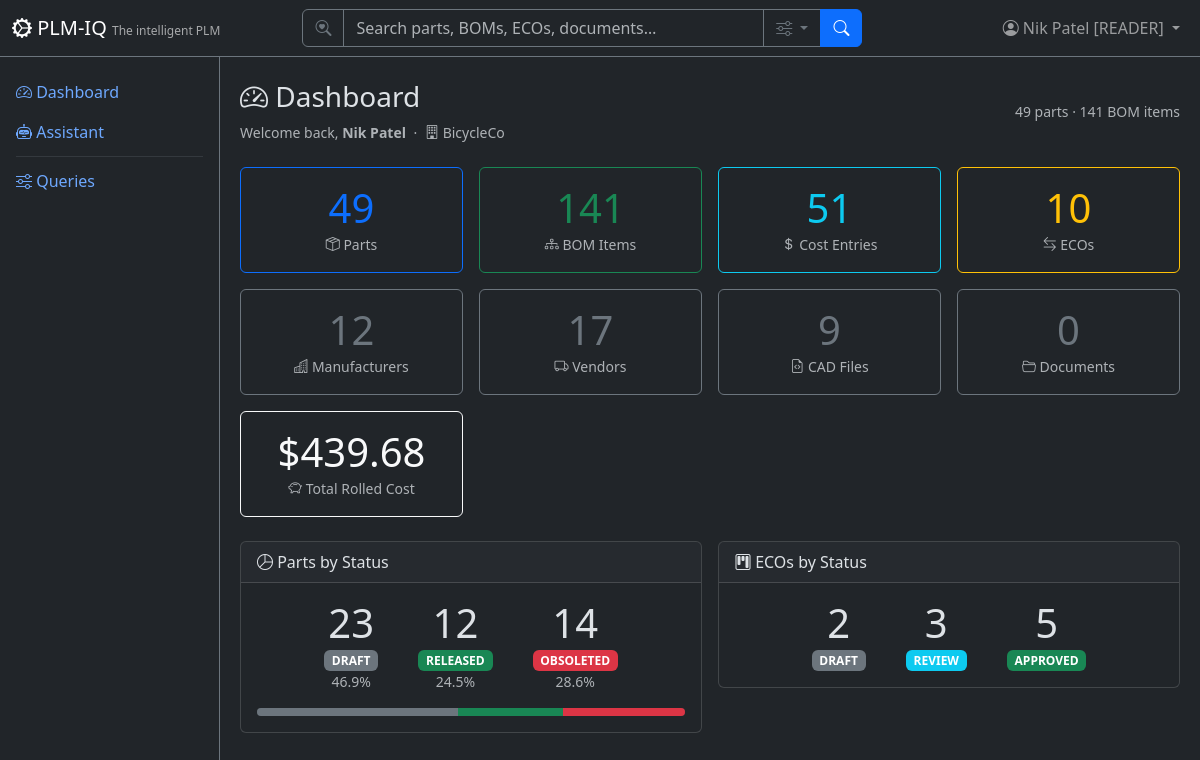
Screenshot of / (signed in) with the database file from the repository.
### app/models/tenant_user.py (models this page shows)
class User(Base):
    __tablename__ = "users"
    user_id = Column("user_id", Integer, primary_key=True, autoincrement=True)
    username = Column("username", String, unique=True, nullable=False)
    full_name = Column("full_name", String, nullable=False)
    email = Column("email", String)
    password_hash = Column("password_hash", String, nullable=False, default="")
    tenant_id = Column("tenant_id", Integer, ForeignKey("tenants.tenant_id"), nullable=False, default=1)
    is_active = Column("is_active", Boolean, default=True)
    created_date = Column("created_date", String)
    role = Column("role", String, default="reader")
    tenant = relationship("Tenant", back_populates="users")
    favorites = relationship("Favorite", back_populates="user")

class Tenant(Base):
    __tablename__ = "tenants"
    tenant_id = Column("tenant_id", Integer, primary_key=True, autoincrement=True)
    tenant_name = Column("tenant_name", String, unique=True, nullable=False)
    subdomain = Column("subdomain", String, unique=True, nullable=True)
    description = Column("description", String)
    created_date = Column("created_date", String)
    role = Column("role", String, default="reader")
    is_active = Column("is_active", Boolean, default=True)
    users = relationship("User", back_populates="tenant")
    parts = relationship("Part", back_populates="tenant")
    favorites = relationship("Favorite", back_populates="tenant")

### app/models/eco.py (models this page shows)
class EngineeringChangeOrder(Base):
    __tablename__ = "engineering_change_orders"
    eco_number = Column("eco_number", String, primary_key=True)
    eco_title = Column("eco_title", String, nullable=False)
    eco_description = Column("eco_description", String)
    eco_status = Column("eco_status", String, nullable=False, default="DRAFT")
    part_number = Column("part_number", String, ForeignKey("parts.part_number"), nullable=False)
    current_revision = Column("current_revision", String)
    new_revision = Column("new_revision", String)
    affected_bom_level = Column("affected_bom_level", Integer)
    change_type = Column("change_type", String)
    change_detail = Column("change_detail", String)
    change_drafter = Column("change_drafter", Integer, ForeignKey("users.user_id"))
    change_approver = Column("change_approver", Integer, ForeignKey("users.user_id"))
    drafted_date = Column("drafted_date", String)
    approved_date = Column("approved_date", String)
    implemented_date = Column("implemented_date", String)
    new_status = Column("new_status", String)
    tenant_id = Column("tenant_id", Integer, ForeignKey("tenants.tenant_id"), nullable=False, default=1)
    part = relationship("Part", back_populates="eco_items")

### app/routers/dashboard.py (the view)
@router.get("/", response_class=HTMLResponse, include_in_schema=False)
def dashboard(request: Request, db: Session = Depends(get_db)):
    user = require_user(request, db)
    ctx = auth_context(request, db)
    part_count = db.query(func.count(Part.part_number)).scalar() or 0
    bom_count = db.query(func.count(BomItem.id)).scalar() or 0
    costing_count = db.query(func.count(CostingBomItem.id)).scalar() or 0
    eco_count = db.query(func.count(EngineeringChangeOrder.eco_number)).scalar() or 0
    aml_count = db.query(func.count(ApprovedManufacturer.id)).scalar() or 0
    avl_count = db.query(func.count(ApprovedVendor.id)).scalar() or 0
    cad_count = db.query(func.count(CadMetadata.id)).scalar() or 0
    document_count = db.query(func.count(Document.id)).scalar() or 0
    status_breakdown = dict(
        db.query(Part.status, func.count(Part.part_number))
        .group_by(Part.status)
        .all()
    )
    eco_status = dict(
        db.query(EngineeringChangeOrder.eco_status, func.count(EngineeringChangeOrder.eco_number))
        .group_by(EngineeringChangeOrder.eco_status)
        .all()
    )
    total_cost = (
        db.query(func.sum(CostingBomItem.rolled_total))
        .filter(CostingBomItem.level == 0)
        .scalar()
    ) or 0
    favorites = db.query(Favorite).filter(Favorite.user_id == user.user_id).all()
    enriched_favorites = []
    for fav in favorites:
        detail = None
        if fav.object_type == "part":
            part = db.query(Part).filter(Part.part_number == fav.object_id).first()
            if part:
                detail = {"name": part.part_name, "url": f"/parts/{part.part_number}"}
        elif fav.object_type == "document":
            doc = db.query(Document).filter(Document.id == int(fav.object_id)).first()
            if doc:
                detail = {"name": doc.title or doc.name, "url": f"/documents/{doc.id}"}
        elif fav.object_type == "eco":
            eco = db.query(EngineeringChangeOrder).filter(EngineeringChangeOrder.eco_number == fav.object_id).first()
            if eco:
                detail = {"name": eco.eco_title, "url": f"/eco/{eco.eco_number}"}
        if detail:
            enriched_favorites.append({
                "object_type": fav.object_type,
                "object_id": fav.object_id,
                "name": detail["name"],
                "url": detail["url"],
                "created_date": fav.created_date,
            })
    return HTMLResponse(content=render(
        "dashboard.html",
        **ctx,
        part_count=part_count,
        bom_count=bom_count,
        costing_count=costing_count,
        eco_count=eco_count,
        aml_count=aml_count,
        avl_count=avl_count,
        cad_count=cad_count,
        document_count=document_count,
        status_breakdown=status_breakdown,
        eco_status=eco_status,
        total_cost=total_cost,
        statuses=["DRAFT", "RELEASED", "OBSOLETED"],
        eco_statuses=["DRAFT", "REVIEW", "APPROVED"],
        favorites=enriched_favorites,
    ))

### app/templates/dashboard.html (shortened to what this page needs)
{% extends "base.html" %}
{% block content %}
<div class="d-flex justify-content-between align-items-center mb-4">
    <div>
        <h3><i class="bi bi-speedometer2"></i> Dashboard</h3>
        {% if current_user %}
        <p class="text-muted mb-0 small">
            Welcome back, <strong>{{ current_user.full_name }}</strong>
            <span class="mx-1">·</span>
            <i class="bi bi-building"></i> {{ current_tenant.tenant_name if current_tenant else '—' }}
        </p>
        {% endif %}
    </div>
    <span class="text-muted small">{{ part_count }} parts · {{ bom_count }} BOM items</span>
</div>
<div class="row g-3 mb-4">
    <div class="col-md-3 col-6">
        <a href="/parts?q=&status=RELEASED" class="text-decoration-none d-block">
            <div class="card stat-card border-primary h-100">
                <div class="card-body text-center">
                    <h1 class="text-primary mb-0">{{ part_count }}</h1>
                    <small class="text-muted"><i class="bi bi-box-seam"></i> Parts</small>
                </div>
            </div>
        </a>
    </div>
    <div class="col-md-3 col-6">
        <a href="/bom" class="text-decoration-none d-block">
            <div class="card stat-card border-success h-100">
                <div class="card-body text-center">
                    <h1 class="text-success mb-0">{{ bom_count }}</h1>
                    <small class="text-muted"><i class="bi bi-diagram-3"></i> BOM Items</small>
                </div>
            </div>
        </a>
    </div>
    <div class="col-md-3 col-6">
        <a href="/costing" class="text-decoration-none d-block">
            <div class="card stat-card border-info h-100">
                <div class="card-body text-center">
                    <h1 class="text-info mb-0">{{ costing_count }}</h1>
                    <small class="text-muted"><i class="bi bi-currency-dollar"></i> Cost Entries</small>
                </div>
            </div>
        </a>
    </div>
    <div class="col-md-3 col-6">
        <a href="/eco" class="text-decoration-none d-block">
            <div class="card stat-card border-warning h-100">
                <div class="card-body text-center">
                    <h1 class="text-warning mb-0">{{ eco_count }}</h1>
                    <small class="text-muted"><i class="bi bi-arrow-left-right"></i> ECOs</small>
                </div>
            </div>
        </a>
    </div>
    <div class="col-md-3 col-6">
        <a href="/aml" class="text-decoration-none d-block">
            <div class="card stat-card border-secondary h-100">
                <div class="card-body text-center">
                    <h1 class="text-secondary mb-0">{{ aml_count }}</h1>
                    <small class="text-muted"><i class="bi bi-buildings"></i> Manufacturers</small>
                </div>
            </div>
        </a>
    </div>
    <div class="col-md-3 col-6">
        <a href="/avl" class="text-decoration-none d-block">
            <div class="card stat-card border-secondary h-100">
                <div class="card-body text-center">
                    <h1 class="text-secondary mb-0">{{ avl_count }}</h1>
                    <small class="text-muted"><i class="bi bi-truck"></i> Vendors</small>
                </div>
            </div>
        </a>
    </div>
    <div class="col-md-3 col-6">
        <a href="/cad" class="text-decoration-none d-block">
            <div class="card stat-card border-secondary h-100">
                <div class="card-body text-center">
                    <h1 class="text-secondary mb-0">{{ cad_count }}</h1>
                    <small class="text-muted"><i class="bi bi-file-earmark-code"></i> CAD Files</small>
                </div>
            </div>
        </a>
    </div>
    <div class="col-md-3 col-6">
        <a href="/documents" class="text-decoration-none d-block">
            <div class="card stat-card border-secondary h-100">
                <div class="card-body text-center">
                    <h1 class="text-secondary mb-0">{{ document_count }}</h1>
                    <small class="text-muted"><i class="bi bi-folder2-open"></i> Documents</small>
                </div>
            </div>
        </a>
    </div>
    <div class="col-md-3 col-6">
        <a href="/costing" class="text-decoration-none d-block">
            <div class="card stat-card border-light h-100">
                <div class="card-body text-center">
                    <h1 class="text-light mb-0">{{ total_cost|currency }}</h1>
                    <small class="text-muted"><i class="bi bi-piggy-bank"></i> Total Rolled Cost</small>
                </div>
            </div>
        </a>
    </div>
</div>
<div class="row g-3">
    <div class="col-md-6">
        <a href="/parts" class="text-decoration-none d-block">
        <div class="card h-100">
            <div class="card-header"><i class="bi bi-pie-chart"></i> Parts by Status</div>
            <div class="card-body">
                <div class="d-flex gap-2 justify-content-center">
                    {% for s in statuses %}
                    {% set count = status_breakdown.get(s, 0) %}
                    {% set pct = (count / part_count * 100) if part_count > 0 else 0 %}
                    <div class="text-center px-3">
                        <div class="display-6">{{ count }}</div>
                        <span class="badge bg-{% if s == 'DRAFT' %}secondary{% elif s == 'RELEASED' %}success{% else %}danger{% endif %} badge-status">{{ s }}</span>
                        <div class="small text-muted">{{ "%.1f"|format(pct) }}%</div>
                    </div>
                    {% endfor %}
                </div>
                <div class="progress mt-3" style="height: 8px;">
                    {% for s in statuses %}
                    {% set count = status_breakdown.get(s, 0) %}
                    {% set pct = (count / part_count * 100) if part_count > 0 else 0 %}
                    <div class="progress-bar bg-{% if s == 'DRAFT' %}secondary{% elif s == 'RELEASED' %}success{% else %}danger{% endif %}"
                         style="width: {{ pct }}%"></div>
                    {% endfor %}
                </div>
            </div>
        </div>
        </a>
    </div>
    <div class="col-md-6">
        <a href="/eco" class="text-decoration-none d-block">
        <div class="card h-100">
            <div class="card-header"><i class="bi bi-kanban"></i> ECOs by Status</div>
            <div class="card-body">
                <div class="d-flex gap-2 justify-content-center">
                    {% for s in eco_statuses %}
                    {% set count = eco_status.get(s, 0) %}
                    <div class="text-center px-3">
                        <div class="display-6">{{ count }}</div>
                        <span class="badge bg-{% if s == 'DRAFT' %}secondary{% elif s == 'REVIEW' %}info{% else %}success{% endif %} badge-status">{{ s }}</span>
                    </div>
                    {% endfor %}
                </div>
            </div>
        </div>
        </a>
    </div>
</div>
{% endblock %}

### app/templates/base.html (shortened to what this page needs)
<!DOCTYPE html>
<html lang="en" data-bs-theme="dark">
<head>
    <link href="https://cdn.jsdelivr.net/npm/bootstrap@5.3.3/dist/css/bootstrap.min.css" rel="stylesheet">
    <link href="https://cdn.jsdelivr.net/npm/bootstrap-icons@1.11.3/font/bootstrap-icons.css" rel="stylesheet">
</head>
<body>
    <nav class="navbar navbar-expand-md navbar-dark bg-dark fixed-top border-bottom border-secondary">
        <div class="container-fluid">
            <a class="navbar-brand" href="/">
                <i class="bi bi-gear-wide-connected"></i> PLM-IQ
                <small class="d-none d-md-inline">The intelligent PLM</small>
            </a>
            <div class="collapse navbar-collapse" id="navMenu">
                {% if current_user %}
                <form class="d-flex mx-auto my-2 my-md-0" role="search" action="/search" method="get" style="width: 100%; max-width: 560px;">
                    <div class="input-group">
                        <span class="input-group-text bg-dark border-secondary text-secondary"><i class="bi bi-search-heart"></i></span>
                        <input type="search" name="q" class="form-control bg-dark text-light border-secondary" placeholder="Search parts, BOMs, ECOs, documents…" aria-label="Search">
                        <button class="btn btn-outline-secondary dropdown-toggle" type="button" data-bs-toggle="dropdown" data-bs-auto-close="outside" title="Search options">
                            <i class="bi bi-sliders"></i>
                        </button>
                        <button class="btn btn-primary" type="submit"><i class="bi bi-search"></i></button>
                    </div>
                </form>
                {% endif %}
                <ul class="navbar-nav ms-auto align-items-center">
                    {% if current_user %}
                    <li class="nav-item dropdown">
                        <a class="nav-link dropdown-toggle position-relative" href="#" role="button" data-bs-toggle="dropdown" aria-label="Profile Menu" title="Profile Menu">
                            <i class="bi bi-person-circle"></i>
                            <span class="d-none d-md-inline">{{ current_user.full_name }} [{{ current_user.role|upper if current_user.role else 'SUPERUSER' }}]</span>
                        </a>
                    </li>
                    {% else %}
                    <li class="nav-item">
                        <a class="nav-link" href="/login"><i class="bi bi-box-arrow-in-right"></i> Sign In</a>
                    </li>
                    {% endif %}
                </ul>
            </div>
        </div>
    </nav>
    <div class="sidebar bg-dark border-end border-secondary pt-3">
        <ul class="nav nav-pills flex-column">
            <li class="nav-item">
                <a class="nav-link" href="/"><i class="bi bi-speedometer2"></i> Dashboard</a>
            </li>
            <li class="nav-item">
                <a class="nav-link" href="/assistant"><i class="bi bi-robot"></i> Assistant</a>
            </li>
            <li class="nav-item">
                <hr class="nav-divider my-1 mx-3 border-secondary">
            </li>
            <li class="nav-item">
                <a class="nav-link" href="/queries"><i class="bi bi-sliders"></i> Queries</a>
            </li>
        </ul>
    </div>
    <div class="main-content">
        {% block content %}{% endblock %}
    </div>
</body>
</html>

### app/templates/base.html (style rules this page uses)
body { padding-top: 60px; }
.sidebar { position: fixed; top: 56px; bottom: 0; left: 0; width: 220px; overflow-y: auto; }
.main-content { margin-left: 220px; padding: 20px; }
.navbar-brand small { font-size: 0.75rem; opacity: 0.6; }
.badge-status { font-size: 0.75rem; }
.stat-card { transition: transform 0.15s; }

### rows the page displays
User: full_name "Nik Patel", role "READER"
Tenant: tenant_name "BicycleCo"
EngineeringChangeOrder: change_drafter "3", eco_status "REVIEW"

### other values shown
{{ part_count }} "49"
{{ bom_count }} "141"
{{ costing_count }} "51"
{{ eco_count }} "10"
{{ aml_count }} "12"
{{ avl_count }} "17"
{{ cad_count }} "9"
{{ document_count }} "0"
{{ total_cost|currency }} "$439.68"
{{ count }} "23" "12" "14"
{{ s }} "DRAFT" "RELEASED" "OBSOLETED"
{{ "%.1f"|format(pct) }} "46.9" "24.5" "28.6"
{{ count }} "2" "5"
{{ s }} "DRAFT" "APPROVED"
